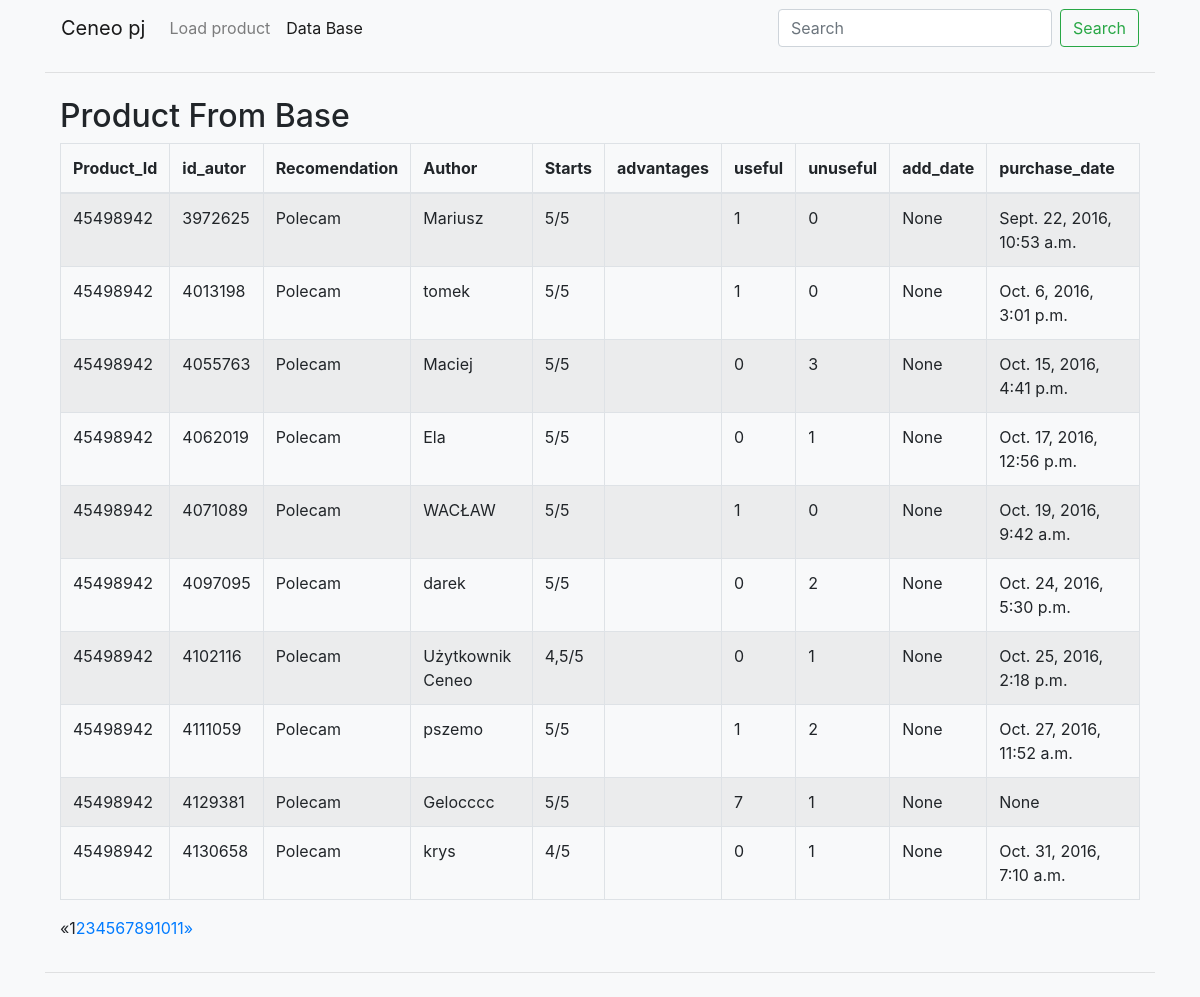
Page /list on the committed database.
### blog/models.py (models this page shows, shortened)
class Post(models.Model):
    id = models.IntegerField(primary_key=True)
    author = models.CharField(max_length=50,null=True)
    recomendation = models.CharField(max_length=200,null=True)
    stars = models.CharField(max_length=200,null=True)
    content = models.TextField(null=True)
    product_id = models.IntegerField(default=0,null=True)
    useful = models.IntegerField(null=True)
    unuseful = models.IntegerField(null=True)
    purchase_date = models.DateTimeField(blank=True, null=True)
    add_date = models.DateTimeField(blank=True, null=True)
    created_date = models.DateTimeField(default=timezone.now)

### blog/views.py (the view)
# urls.py: url(r'^list', views.UserListView.as_view(), name='load_list'),
class UserListView(ListView):
    model = Post
    template_name = 'blog/load_list.html'  # Default: <app_label>/<model_name>_list.html
    context_object_name = 'blog'  # Default: object_list
    paginate_by = 10
    queryset = Post.objects.all()
    def get_queryset(self):
        product_id = self.request.GET.get('product_id','')
        if product_id != "":
                return Post.objects.filter(product_id=self.request.GET.get('product_id'))
        else:
                return Post.objects.all()

### blog/templates/blog/load_list.html (shortened to what this page needs)
<!doctype html>
<html lang="en">
<head>
    <link rel="stylesheet" href="https://stackpath.bootstrapcdn.com/bootstrap/4.2.1/css/bootstrap.min.css">
</head>
<body class="bg-light">
<div class="container">
  <nav class="navbar navbar-expand-lg navbar-light bg-light">
  <div class="collapse navbar-collapse" id="navbarTogglerDemo01">
    <a class="navbar-brand" href="#">Ceneo pj</a>
    <ul class="navbar-nav mr-auto mt-2 mt-lg-0">
      <li class="nav-item">
        <a class="nav-link" href="/">Load product</a>
      </li>
      <li class="nav-item active">
        <a class="nav-link" href="">Data Base <span class="sr-only">(current)</span></a>
      </li>
    </ul>
    <form class="form-inline my-2 my-lg-0">
      <input class="form-control mr-sm-2" type="search" name="product_id" value="{{ product_id }}" placeholder="Search" aria-label="Search">
      <button class="btn btn-outline-success my-2 my-sm-0"  type="submit">Search</button>
    </form>
  </div>
</nav>
    <div class="row ">
        <div class="col-md-12 ">
            <form class="needs-validation"  novalidate>
                <hr class="mb-4">
                <div class="container">
              <h2>Product From Base</h2>
            <div class="table-responsive">
            <table class="table table-bordered table-striped">
              <thead>
                <tr>
                                <th>Product_Id</th>
                                <th>id_autor</th>
                                <th>Recomendation</th>
                                <th>Author</th>
                                <th>Starts</th>
                                <th>advantages</th>
                                <th>useful</th>
                                <th>unuseful</th>
                                <th>add_date</th>
                                <th>purchase_date</th>
                </tr>
              </thead>
              <tbody>
                {% for result in blog %}
                  <tr>
                    <td>{{ result.product_id }}</td>
                    <td>{{ result.id }}</td>
                    <td>{{ result.recomendation }}</td>
                    <td>{{ result.author }}</td>
                    <td>{{ result.stars }}</td>
                    <td>{{ result.advantages }}</td>
                    <td>{{ result.useful }}</td>
                    <td>{{ result.unuseful }}</td>
                    <td>{{ result.add_date }}</td>
                    <td>{{ result.purchase_date }}</td>
                  </tr>
                {% endfor %}
              </tbody>
            </table>
{% if is_paginated %}
  <ul class="pagination">
    {% if page_obj.has_previous %}
      <li><a href="?page={{ page_obj.previous_page_number }}">&laquo;</a></li>
    {% else %}
      <li class="disabled"><span>&laquo;</span></li>
    {% endif %}
    {% for i in paginator.page_range %}
      {% if page_obj.number == i %}
        <li class="active"><span>{{ i }} <span class="sr-only">(current)</span></span></li>
      {% else %}
        <li><a href="?page={{ i }}">{{ i }}</a></li>
      {% endif %}
    {% endfor %}
    {% if page_obj.has_next %}
      <li><a href="?page={{ page_obj.next_page_number }}">&raquo;</a></li>
    {% else %}
      <li class="disabled"><span>&raquo;</span></li>
    {% endif %}
  </ul>
{% endif %}
                    </div>
                </div>
                <hr class="mb-4">
            </form>
        </div>
    </div>
</div>
</body>
</html>

### rows in the picture
Post: product_id "45498942", id "3972625", recomendation "Polecam", author "Mariusz", stars "5/5", useful "1", unuseful "0", add_date "None", purchase_date "Sept. 22, 2016, 10:53 a.m."
Post: product_id "45498942", id "4013198", recomendation "Polecam", author "tomek", stars "5/5", useful "1", unuseful "0", add_date "None", purchase_date "Oct. 6, 2016, 3:01 p.m."
Post: product_id "45498942", id "4055763", recomendation "Polecam", author "Maciej", stars "5/5", useful "0", unuseful "3", add_date "None", purchase_date "Oct. 15, 2016, 4:41 p.m."
Post: product_id "45498942", id "4062019", recomendation "Polecam", author "Ela", stars "5/5", useful "0", unuseful "1", add_date "None", purchase_date "Oct. 17, 2016, 12:56 p.m."
Post: product_id "45498942", id "4071089", recomendation "Polecam", author "WACŁAW", stars "5/5", useful "1", unuseful "0", add_date "None", purchase_date "Oct. 19, 2016, 9:42 a.m."
Post: product_id "45498942", id "4097095", recomendation "Polecam", author "darek", stars "5/5", useful "0", unuseful "2", add_date "None", purchase_date "Oct. 24, 2016, 5:30 p.m."
Post: product_id "45498942", id "4102116", recomendation "Polecam", author "Użytkownik Ceneo", stars "4,5/5", useful "0", unuseful "1", add_date "None", purchase_date "Oct. 25, 2016, 2:18 p.m."
Post: product_id "45498942", id "4111059", recomendation "Polecam", author "pszemo", stars "5/5", useful "1", unuseful "2", add_date "None", purchase_date "Oct. 27, 2016, 11:52 a.m."
Post: product_id "45498942", id "4129381", recomendation "Polecam", author "Gelocccc", stars "5/5", useful "7", unuseful "1", add_date "None", purchase_date "None"
Post: product_id "45498942", id "4130658", recomendation "Polecam", author "krys", stars "4/5", useful "0", unuseful "1", add_date "None", purchase_date "Oct. 31, 2016, 7:10 a.m."

### other values in the picture
{{ i }} "1"
{{ i }} "2" "3" "4" "5" "6" "7" "8" "9" "10" "11"
